Frame 1 (no input): blank canvas, image omitted
Frame 60 (no input): blank canvas, image omitted
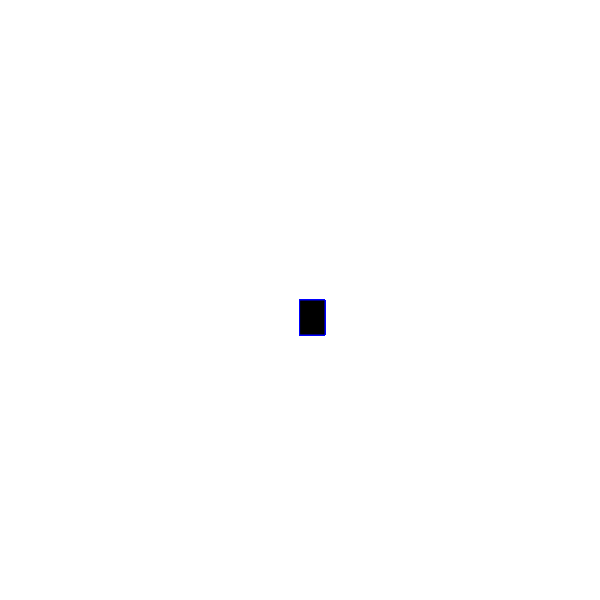
Frame 120 (the mouse pressed at the canvas centre since frame 60)

The p5.js sketch whose frames 1 and 60 were blank and that drew this single picture after the mouse press (run headless with seeded random() and noise() and a simulated clock; from frame 60 on, the mouse is pressed at the canvas centre):

// p5.js sketch
// ── sketch.js
function setup() {
    createCanvas(600, 600);
    background("white");
  }
  
  function draw() {
    
    
    stroke("blue")
    fill ("black")
    
    // console.log(mouseIsPressed);
    
    if (mouseIsPressed) {
    rect(mouseX,mouseY,25,35);
    }
  }  
    
  
